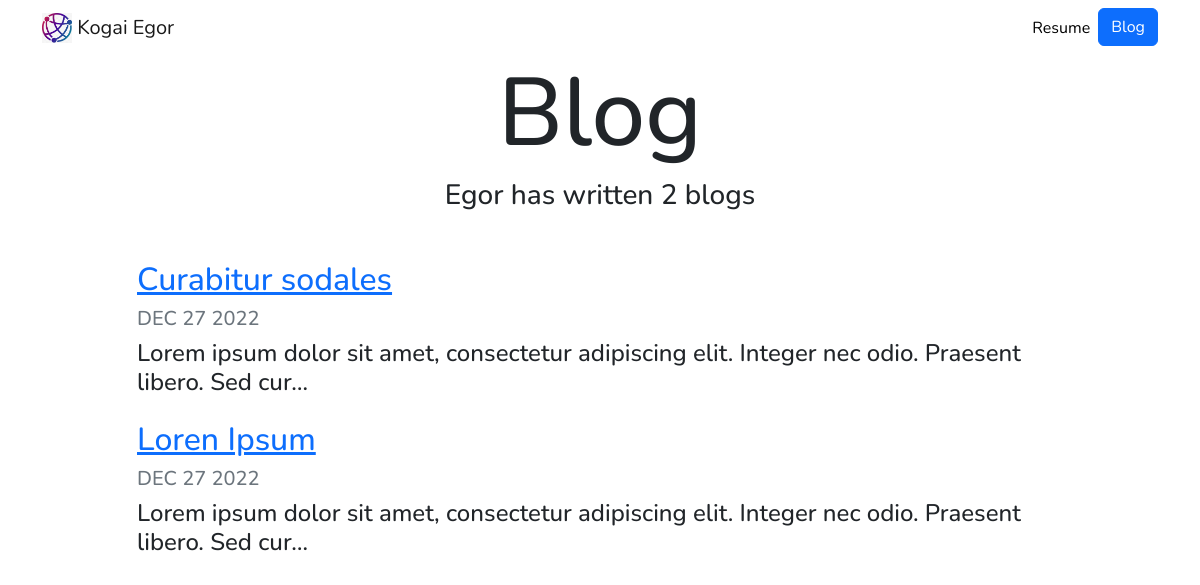
Screenshot of /blog/ with the database file from the repository.
### blog/models.py (models this page shows, shortened)
class Blog(models.Model):
    title = models.CharField(max_length=60)
    date = models.DateField(auto_now=True)
    description = models.TextField(max_length=3000)

### blog/views.py (the view)
# urls.py: path('', views.BlogsView.as_view(), name='all_blogs'),
class BlogsView(views.APIView):
    permission_classes = [AllowAny]
    serializer_class = BlogSerializer
    def get(self, request, *args, **kwargs):
        queryset = Blog.objects.order_by('-id')[0:5]
        return render(request, 'blog/all_blogs.html', {'blogs': queryset})

### blog/templates/blog/all_blogs.html
{% extends 'portfolio/base.html' %}
{% load static %}
{% block content %}
<h1 id="blogtitle" class="font-weight-bold text-center">Blog</h1>
<h3 class="text-center mb-5">Egor has written {{ blogs.count }} blog{{ blogs.count|pluralize }}</h3>
{% for blog in blogs %}
<div class="row justify-content-center my-3">
  <div class="col-md-10">
    <a href="{% url 'blog:detail' blog.id %}">
      <h2>{{ blog.title }}</h2>
    </a>
    <h5 class="text-muted">{{ blog.date|date:'M d Y'|upper }}</h5>
    <h4>{{ blog.description|striptags|truncatechars:100 }}</h4>
  </div>
</div>
{% endfor %}
{% endblock %}

### portfolio/templates/portfolio/base.html (shortened to what this page needs)
<!doctype html>
<html lang="en">
  <head>
    {% load static %}
    <link href="https://cdn.jsdelivr.net/npm/bootstrap@5.2.3/dist/css/bootstrap.min.css" rel="stylesheet">
    <link rel="stylesheet" href="{% static 'portfolio/custom.css' %}">
  </head>
<body>
  <nav id="topNav" class="navbar navbar-expand-md navbar-light">
    <div class="container">
      <a class="navbar-brand" href="{% url 'home' %}">
        <img src="{% static 'portfolio/templogo.jpg' %}" width="30" height="30" class="d-inline-block align-top" alt="Temp Logo">
        <span>Kogai Egor</span>
      </a>
      <div class="collapse navbar-collapse justify-content-end" id="navbarNav">
        <ul class="navbar-nav">
          <li class="nav-item">
            <a class="nav-link" href="{% static 'portfolio/somepdffile.pdf' %}">Resume</a>
          </li>
          <li>
            <a role="button" href="{% url 'blog:all_blogs' %}" class="btn btn-primary">Blog</a>
          </li>
        </ul>
      </div>
    </div>
  </nav>
  <div class="container">
    {% block content %}{% endblock %}
  </div>
</body>
</html>

### portfolio/static/portfolio/custom.css (style rules this page uses)
.navbar-nav .nav-link { color: rgba(0,0,0,1) !important; }
body { font-family: 'Nunito', sans-serif; }
#blogtitle { font-size: 6rem; }

### rows the page displays
Blog: title "Curabitur sodales", date "DEC 27 2022", description "Lorem ipsum dolor sit amet, consectetur adipiscing elit. Integer nec odio. Praesent libero. Sed cur…"
Blog: title "Loren Ipsum", date "DEC 27 2022", description "Lorem ipsum dolor sit amet, consectetur adipiscing elit. Integer nec odio. Praesent libero. Sed cur…"

### other values shown
{{ blogs.count }} "2"
